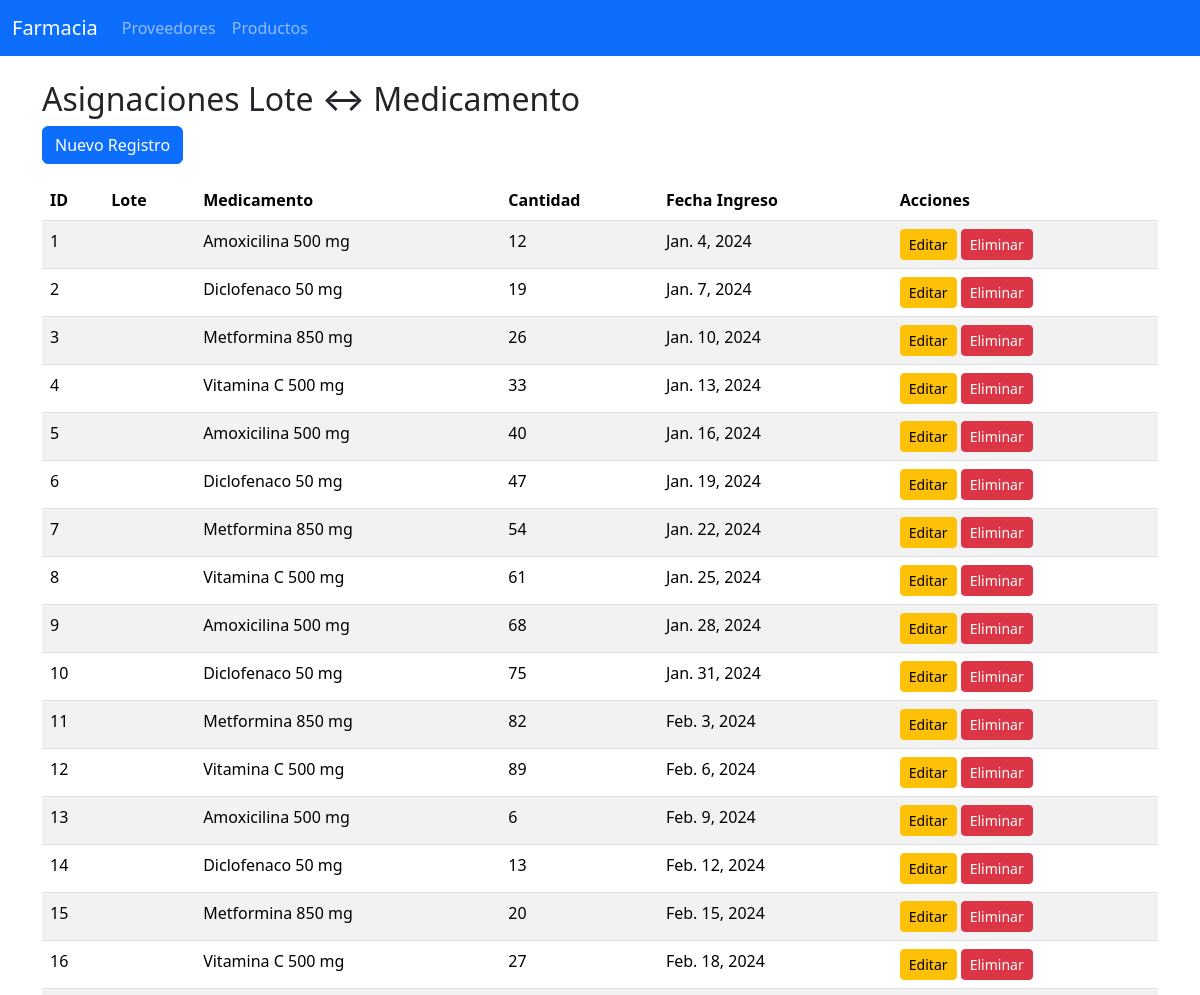
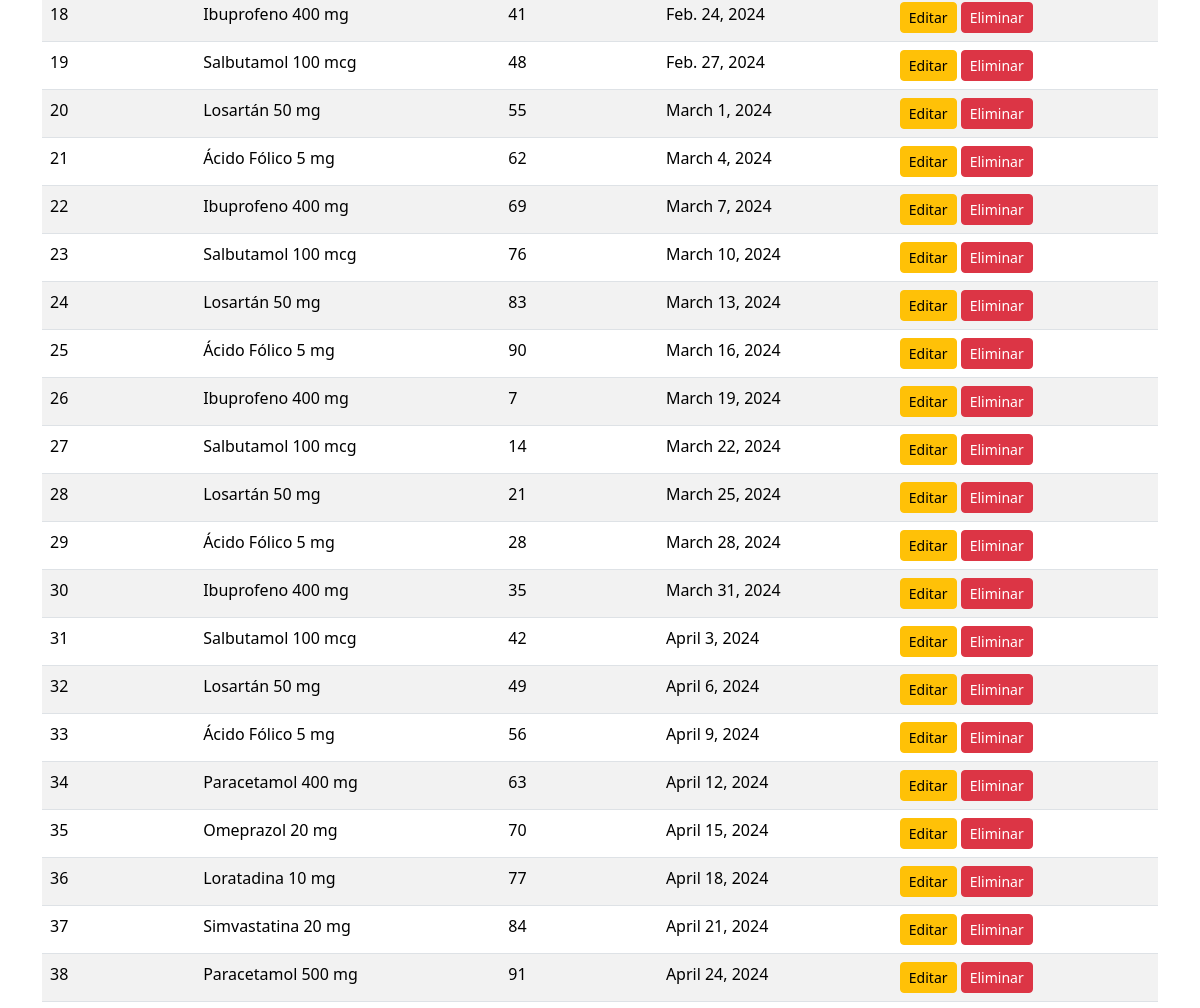
Before: /lote-medicamento/ (upper part) with the older database file (2 pictures, top to bottom).
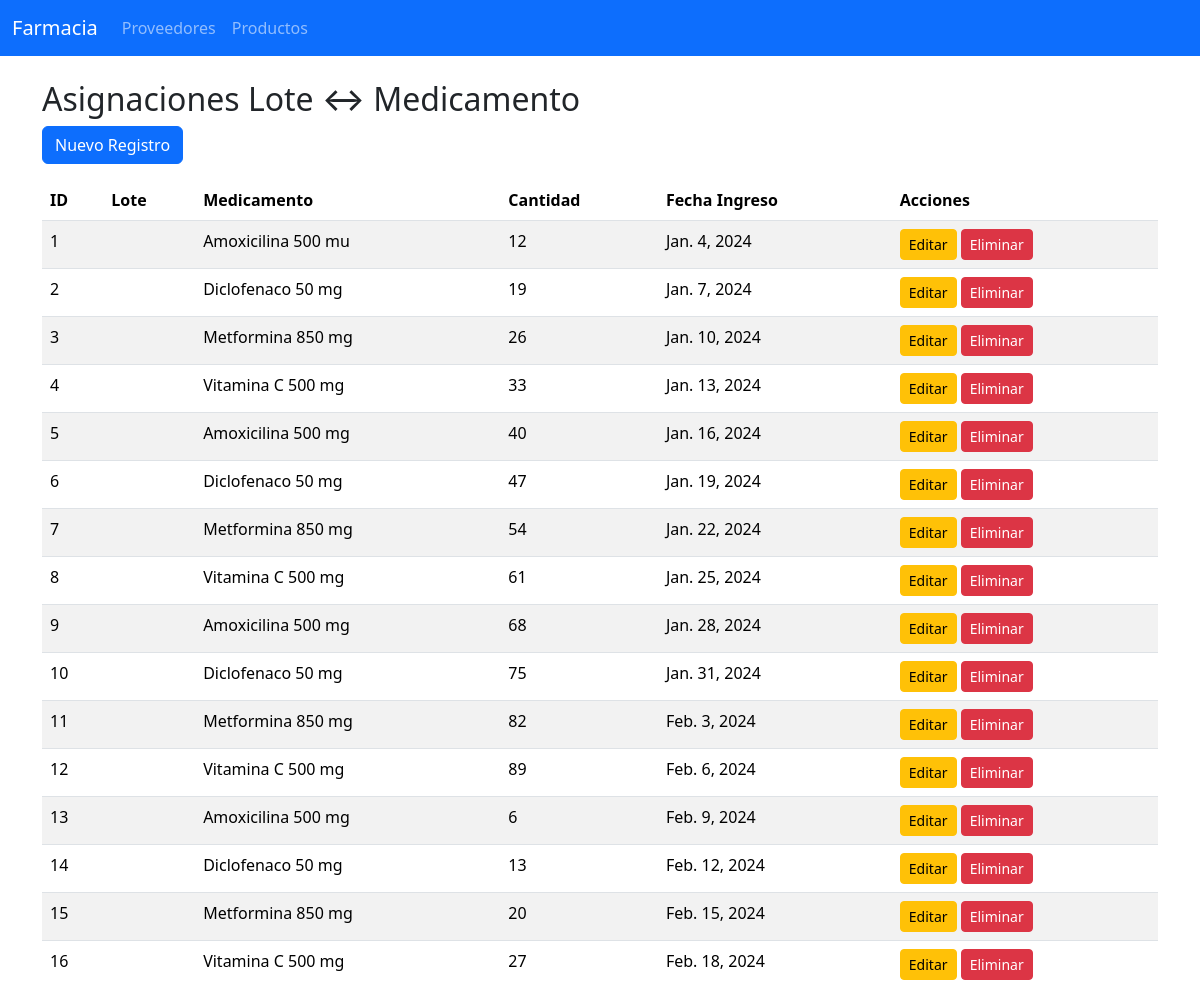
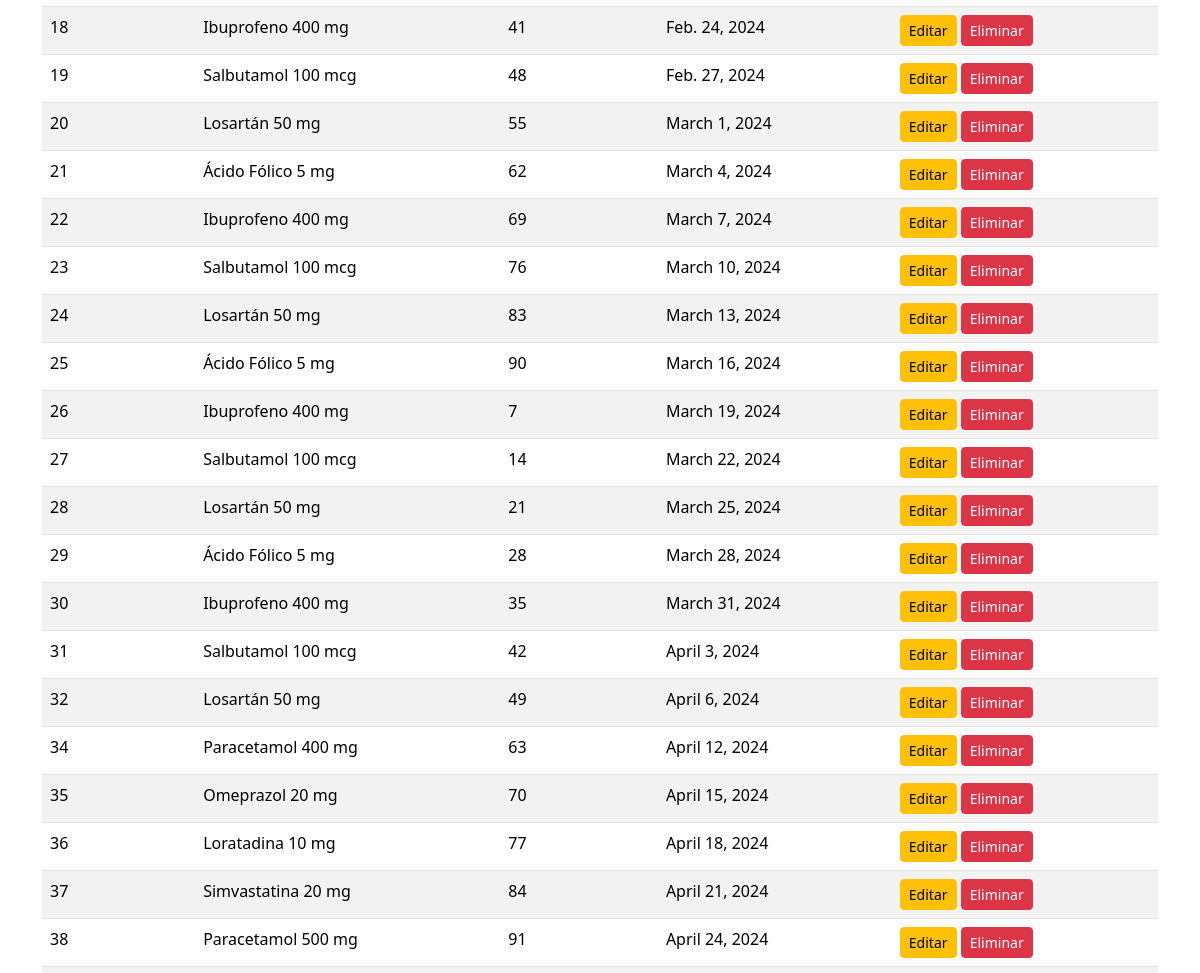
After: the same page with the newer database file (2 pictures, top to bottom).
### farmacia_app/models.py (models this page shows, shortened)
class LoteMedicamento(models.Model):
    id_lote_medicamento = models.AutoField(primary_key=True)
    id_lote = models.ForeignKey(Lote, on_delete=models.CASCADE, db_column='id_lote')
    id_medicamento = models.ForeignKey(Medicamento, on_delete=models.CASCADE, db_column='id_medicamento')
    cantidad = models.IntegerField()
    fecha_ingreso = models.DateField(blank=True, null=True)
    class Meta:
        db_table = 'Lote_Medicamento'

class Medicamento(models.Model):
    ESTADOS = [
        (1, 'Activo'),
        (0, 'Inactivo'),
    ]
    id_medicamento = models.AutoField(primary_key=True)
    id_factura_compra = models.ForeignKey(
        FacturaCompra,
        on_delete=models.SET_NULL,
        db_column='id_factura_compra',
        blank=True,
        null=True
    )
    nombre_generico = models.CharField(max_length=255)
    fecha_caducidad = models.DateField(blank=True, null=True)
    cantidad = models.IntegerField(default=0)
    contra_indicaciones = models.TextField(blank=True, null=True)
    dosis = models.CharField(max_length=100, blank=True, null=True)
    cod_laboratorio = models.CharField(max_length=50, blank=True, null=True)
    registro_sanitario = models.CharField(max_length=100, blank=True, null=True)
    precauciones = models.TextField(blank=True, null=True)
    presentacion = models.CharField(max_length=100, blank=True, null=True)
    precio_unitario = models.DecimalField(max_digits=10, decimal_places=2, blank=True, null=True)
    stock_minimo = models.IntegerField(default=10)
    via_administracion = models.CharField(max_length=100, blank=True, null=True)
    requiere_receta = models.BooleanField(default=False)
    estado = models.IntegerField(choices=ESTADOS, default=1)
    fecha_registro = models.DateField(blank=True, null=True)
    class Meta:
        db_table = 'Medicamento'

### farmacia_app/views.py (the view)
# urls.py: path('lote-medicamento/', views.lotemedicamento_list, name='lotemedicamento_list'),
def lotemedicamento_list(request):
    lotes = LoteMedicamento.objects.all()
    return render(request, 'lotemedicamento/list.html', {'lotes': lotes})

### farmacia_app/templates/lotemedicamento/list.html
{% extends "base.html" %}
{% block content %}
<h2>Asignaciones Lote ↔ Medicamento</h2>
<a href="{% url 'lotemedicamento_create' %}" class="btn btn-primary mb-3">Nuevo Registro</a>
<table class="table table-striped">
    <thead>
        <tr>
            <th>ID</th>
            <th>Lote</th>
            <th>Medicamento</th>
            <th>Cantidad</th>
            <th>Fecha Ingreso</th>
            <th>Acciones</th>
        </tr>
    </thead>
    <tbody>
        {% for item in lotes %}
        <tr>
            <td>{{ item.id_lote_medicamento }}</td>
            <td>{{ item.id_lote.codigo_lote }}</td>
            <td>{{ item.id_medicamento.nombre_generico }}</td>
            <td>{{ item.cantidad }}</td>
            <td>{{ item.fecha_ingreso }}</td>
            <td>
                <a href="{% url 'lotemedicamento_edit' item.id_lote_medicamento %}" class="btn btn-warning btn-sm">Editar</a>
                <a href="{% url 'lotemedicamento_delete' item.id_lote_medicamento %}" class="btn btn-danger btn-sm">Eliminar</a>
            </td>
        </tr>
        {% empty %}
        <tr>
            <td colspan="6" class="text-center">No hay registros.</td>
        </tr>
        {% endfor %}
    </tbody>
</table>
{% endblock %}

Changed rows visible on the page:
removed LoteMedicamento: id_lote_medicamento "33", id_medicamento.nombre_generico "Ácido Fólico 5 mg", cantidad "56", fecha_ingreso "April 9, 2024"
changed through a linked row, LoteMedicamento id 1: id_medicamento.nombre_generico "Amoxicilina 500 mg" → "Amoxicilina 500 mu"
